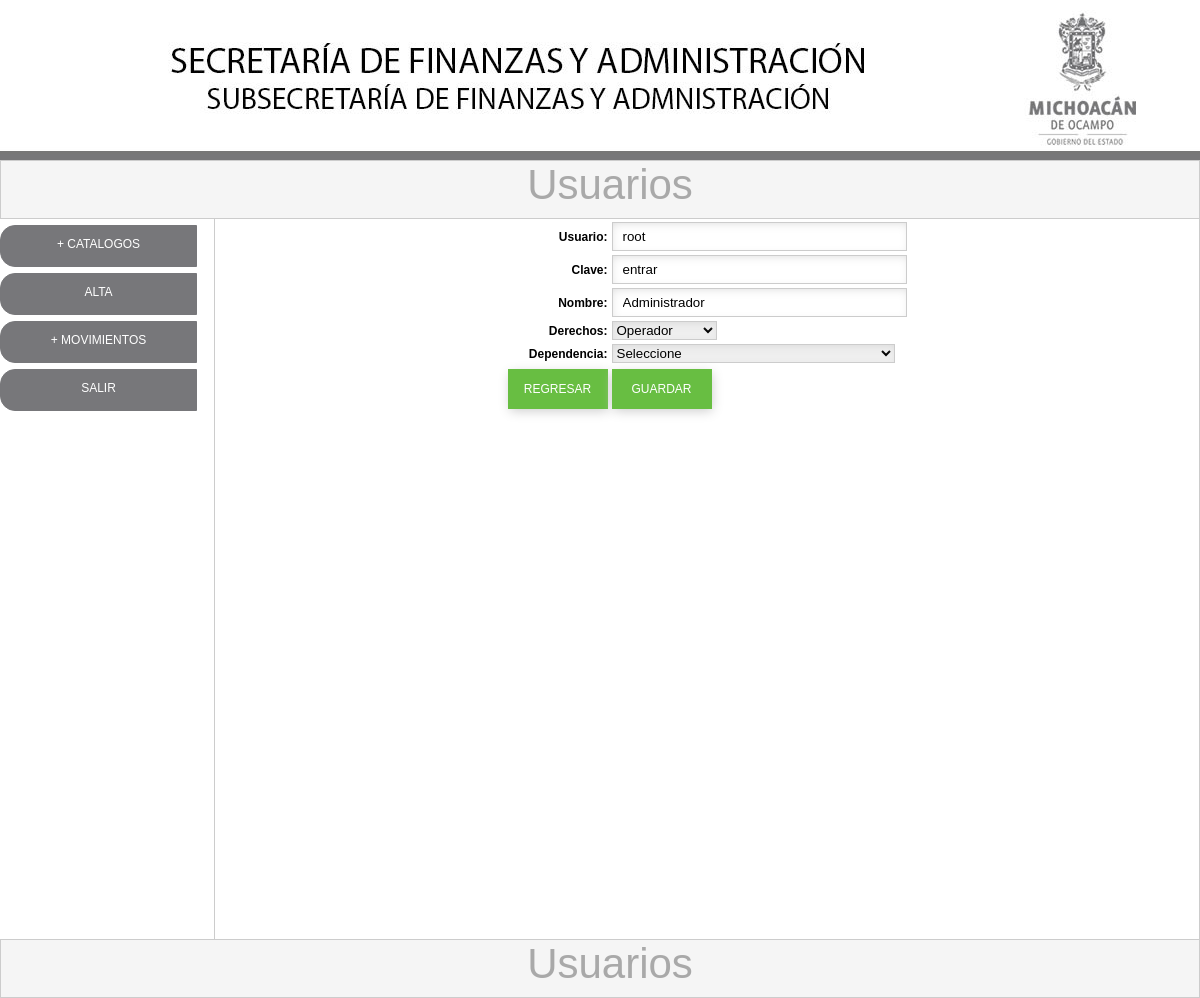
The page /usuarios_md.php?idusuario=2 (signed in) on the database its author committed.
### tables this page shows
CREATE TABLE `usuarios` (
  `idusuario` int(11) NOT NULL AUTO_INCREMENT,
  `usuario` varchar(45) DEFAULT NULL,
  `clave` varchar(45) DEFAULT NULL,
  `nombre` varchar(90) DEFAULT NULL,
  `derechos` varchar(60) DEFAULT NULL,
  `idempresa` int(11) DEFAULT NULL,
  PRIMARY KEY (`idusuario`)
);

### usuarios_md.php (the view, shortened to what this page needs)
<?php require_once('Connections/conexion.php'); ?>
<?php
if (!function_exists("GetSQLValueString")) {
function GetSQLValueString($theValue, $theType, $theDefinedValue = "", $theNotDefinedValue = "")
{
  $theValue = function_exists("mysql_real_escape_string") ? mysql_real_escape_string($theValue) : mysql_escape_string($theValue);
  switch ($theType) {
    case "long":
    case "int":
      $theValue = ($theValue != "") ? intval($theValue) : "NULL";
      break;
  }
  return $theValue;
}
}
$editFormAction = $_SERVER['PHP_SELF'];
if (isset($_SERVER['QUERY_STRING'])) {
  $editFormAction .= "?" . htmlentities($_SERVER['QUERY_STRING']);
}
$colname_usuarios = "-1";
if (isset($_GET['idusuario'])) {
  $colname_usuarios = $_GET['idusuario'];
}
$query_usuarios = sprintf("SELECT idusuario, usuario, clave, nombre, derechos, idempresa FROM usuarios WHERE idusuario = %s", GetSQLValueString($colname_usuarios, "int"));
$usuarios = mysql_query($query_usuarios, $conexion) or die(mysql_error());
$row_usuarios = mysql_fetch_assoc($usuarios);
?>
<!doctype html>
<html>
<head>
<link rel="stylesheet" type="text/css" href="css/estilos.css">
</head>
<body topmargin="0" leftmargin="0">
<div id="todo">
	<div id="cabeza_prin">
    </div>
    <div id="cuerpo">
    <div id="tituloarriba">
   		<div id="titulosup">Usuarios</div>
    </div>
    	<div id="panelizq">
			<? include("menu.php"); ?>
      </div>
        <div id="centro_prin">
          <form method="post" name="form1" action="<?php echo $editFormAction; ?>">
            <table align="center">
              <tr valign="baseline">
                <td nowrap align="right"><label class="label">Usuario:</label></td>
                <td><input class="campo" type="text" name="usuario" value="<?php echo htmlentities($row_usuarios['usuario'], ENT_COMPAT, 'iso-8859-1'); ?>" size="32"></td>
              </tr>
              <tr valign="baseline">
                <td nowrap align="right"><label class="label">Clave:</label></td>
                <td><input class="campo" type="text" name="clave" value="<?php echo htmlentities($row_usuarios['clave'], ENT_COMPAT, 'iso-8859-1'); ?>" size="32"></td>
              </tr>
              <tr valign="baseline">
                <td nowrap align="right"><label class="label">Nombre:</label></td>
                <td><input class="campo" type="text" name="nombre" value="<?php echo htmlentities($row_usuarios['nombre'], ENT_COMPAT, 'iso-8859-1'); ?>" size="32"></td>
              </tr>
              <tr valign="baseline">
                <td nowrap align="right"><label class="label">Derechos:</label></td>
                <td><select name="derechos" class="lista">
                  <option value="operador" <?php if (!(strcmp("operador", htmlentities($row_usuarios['derechos'], ENT_COMPAT, 'iso-8859-1')))) {echo "SELECTED";} ?>>Operador</option>
                </select></td>
              </tr>
              <tr valign="baseline">
                <td nowrap align="right"><label class="label">Dependencia:</label></td>
                <td><select name="idempresa" class="lista">
                	<option value="">Seleccione</option>
                </select></td>
              <tr>
              <tr valign="baseline">
                <td nowrap align="right"><input class="boton" type="button" name="regresar" id="regresar" value="REGRESAR" onClick="location.replace('usuarios.php');"></td>
                <td><input class="boton" type="button" name="guardar" id="guardar" value="GUARDAR" onClick="if(valida(this.form)) submit();"></td>
              </tr>
            </table>
          </form>
          <p>&nbsp;</p>
        </div>
    </div>
    <div id="tituloabajo">
   		<div id="tituloinf">Usuarios</div>
    </div>
</div>
</body>
</html>

### css/estilos.css (style rules this page uses)
#todo { margin: 10px auto; width: 1200px; }
#cabeza_prin { width:1200px; height:150px; background: url(../imagenes/bannernomina.jpg); }
#cuerpo { width:1200px; height:645px; }
#panelizq { float:left; width:214px; height:637px; }
#centro_prin { float:left; border-left:1px solid #CCC; border-right:1px solid #CCC; width:984px;; height:720px; background-repeat:no-repeat; background-position:center; background-size:800px; }
#tituloarriba { border:1px solid #CCC; width:1198px; height:57px; background:#F5F5F5; }
#tituloabajo { border:1px solid #CCC; width:1198px; height:57px; background:#F5F5F5; float: left; }
#titulosup { padding-left:20px; font-family: Tahoma, Geneva, sans-serif; font-size: 42px; color: #A9A9A9; text-align:center; }
#tituloinf { padding-left:20px; font-family: Tahoma, Geneva, sans-serif; font-size: 42px; color: #A9A9A9; text-align:center; }
.campo { border: 0; outline:none; height:25px; border:1px solid #CCC; -webkit-box-shadow: inset 1px 3px 12px -5px #CCC; box-shadow: inset 1px 3px 12px -5px #CCC; padding-left:10px; padding-right:10px; }
.label { padding-left:5px; font-family:Tahoma, Geneva, sans-serif; font-size:12px; font-weight:bold; color:#000000; }
.lista { outline: none; border: 1px solid #CCC; -webkit-box-shadow: inset 1px 3px 12px -5px #CCC; box-shadow: inset 1px 3px 12px -5px #CCC; font-family: Tahoma, Geneva, sans-serif; }
.boton { width:100px; height:40px; font-family:Tahoma, Geneva, sans-serif; font-size:12px; border:1px solid #68BE42; background:#68BE42; color:#FFFFFF; -webkit-box-shadow: 1px 3px 12px -1px #CCC; box-shadow: 1px 3px 12px -1px #CCC; }

### rows shown on the page
usuarios: usuario "root", clave "entrar", nombre "Administrador"
